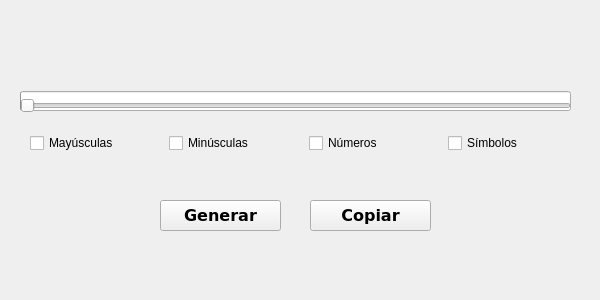
<?xml version="1.0" encoding="UTF-8"?>
<ui version="4.0">
 <class>Widget</class>
 <widget class="QWidget" name="Widget">
  <property name="geometry">
   <rect>
    <x>0</x>
    <y>0</y>
    <width>600</width>
    <height>300</height>
   </rect>
  </property>
  <property name="windowTitle">
   <string>Widget</string>
  </property>
  <widget class="QSlider" name="horizontalSlider">
   <property name="geometry">
    <rect>
     <x>20</x>
     <y>90</y>
     <width>551</width>
     <height>31</height>
    </rect>
   </property>
   <property name="toolTip">
    <string/>
   </property>
   <property name="maximum">
    <number>64</number>
   </property>
   <property name="pageStep">
    <number>5</number>
   </property>
   <property name="orientation">
    <enum>Qt::Horizontal</enum>
   </property>
  </widget>
  <widget class="QProgressBar" name="progressBar">
   <property name="geometry">
    <rect>
     <x>20</x>
     <y>91</y>
     <width>551</width>
     <height>20</height>
    </rect>
   </property>
   <property name="maximum">
    <number>64</number>
   </property>
   <property name="value">
    <number>0</number>
   </property>
   <property name="alignment">
    <set>Qt::AlignCenter</set>
   </property>
   <property name="textVisible">
    <bool>false</bool>
   </property>
   <property name="format">
    <string>%p</string>
   </property>
  </widget>
  <widget class="QPushButton" name="Copiar">
   <property name="geometry">
    <rect>
     <x>310</x>
     <y>200</y>
     <width>121</width>
     <height>31</height>
    </rect>
   </property>
   <property name="font">
    <font>
     <family>DejaVu Sans</family>
     <pointsize>12</pointsize>
     <weight>75</weight>
     <bold>true</bold>
    </font>
   </property>
   <property name="text">
    <string>Copiar</string>
   </property>
  </widget>
  <widget class="QPushButton" name="Generar">
   <property name="geometry">
    <rect>
     <x>160</x>
     <y>200</y>
     <width>121</width>
     <height>31</height>
    </rect>
   </property>
   <property name="font">
    <font>
     <family>DejaVu Sans</family>
     <pointsize>12</pointsize>
     <weight>75</weight>
     <bold>true</bold>
    </font>
   </property>
   <property name="text">
    <string>Generar</string>
   </property>
  </widget>
  <widget class="QLabel" name="label">
   <property name="geometry">
    <rect>
     <x>20</x>
     <y>30</y>
     <width>551</width>
     <height>20</height>
    </rect>
   </property>
   <property name="cursor">
    <cursorShape>IBeamCursor</cursorShape>
   </property>
   <property name="layoutDirection">
    <enum>Qt::LeftToRight</enum>
   </property>
   <property name="text">
    <string/>
   </property>
   <property name="scaledContents">
    <bool>true</bool>
   </property>
   <property name="alignment">
    <set>Qt::AlignCenter</set>
   </property>
  </widget>
  <widget class="QWidget" name="">
   <property name="geometry">
    <rect>
     <x>30</x>
     <y>130</y>
     <width>551</width>
     <height>26</height>
    </rect>
   </property>
   <layout class="QHBoxLayout" name="horizontalLayout">
    <item>
     <widget class="QCheckBox" name="checkBox_2">
      <property name="text">
       <string>Mayúsculas</string>
      </property>
     </widget>
    </item>
    <item>
     <widget class="QCheckBox" name="checkBox">
      <property name="text">
       <string>Minúsculas</string>
      </property>
     </widget>
    </item>
    <item>
     <widget class="QCheckBox" name="checkBox_4">
      <property name="text">
       <string>Números</string>
      </property>
     </widget>
    </item>
    <item>
     <widget class="QCheckBox" name="checkBox_3">
      <property name="text">
       <string>Símbolos</string>
      </property>
     </widget>
    </item>
   </layout>
  </widget>
  <zorder>progressBar</zorder>
  <zorder>horizontalSlider</zorder>
  <zorder>checkBox_2</zorder>
  <zorder>checkBox_3</zorder>
  <zorder>checkBox_4</zorder>
  <zorder>Copiar</zorder>
  <zorder>Generar</zorder>
  <zorder>label</zorder>
 </widget>
 <resources/>
 <connections/>
</ui>
